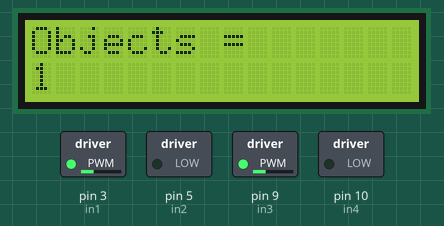
A sketch run on a simulated Arduino Uno, built with avr-gcc and run on an emulated ATmega328P. Shown: 16×2 character LCD, switched loads named in the sketch (green lamp = pin HIGH). What the sketch prints to the serial monitor is not drawn.

Above: at 0.16 s.
At 9.99 s:
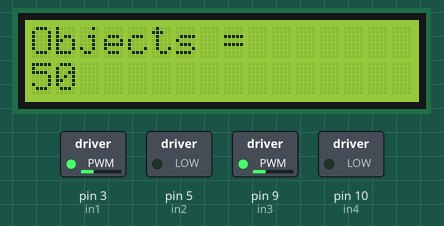
At 20.02 s:
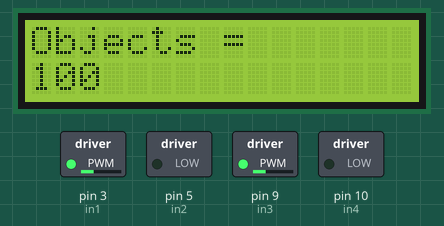
At 39.9 s:
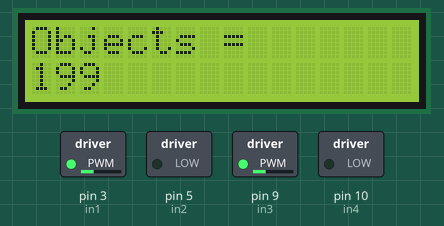
Timing chart, 0 to 40.0 s (numbered marks = the images above):
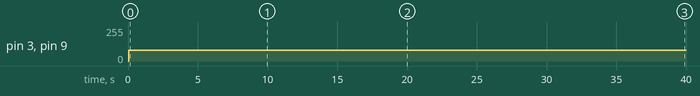

The sketch:

Industrial_Object_Counter.ino
```cpp
#include <LiquidCrystal.h>

const int rs = 12, en = 11, d4 = 4, d5 = 6, d6 = 7, d7 = 8;
LiquidCrystal lcd(rs, en, d4, d5, d6, d7);

int count = 0;

int in1 = 3;
int in2 = 5;
int in3 = 9;
int in4 = 10;


void setup() {

  pinMode(in1,OUTPUT);
  pinMode(in2,OUTPUT);
  pinMode(in3,OUTPUT);
  pinMode(in4,OUTPUT);
  Serial.begin(9600);

  lcd.begin(16, 2);
  lcd.print("Objects = ");


}

void loop() {
  motor(80,80);
  Serial.println(digitalRead(10));


  if(digitalRead(10) == 0){
    lcd.setCursor(0, 1);
    count += 1;
    lcd.print(count);
    delay(200);
    }


}

void motor(int pwm1, int pwm2)
{
  analogWrite(in1,pwm1);
  analogWrite(in2,00);

  analogWrite(in3,pwm2);
  analogWrite(in4,00);


  }
```

Measured:
- by itself, pin 3 (in1), pin 9 (in3): 0/255 → 80/255 at 0.06 s
